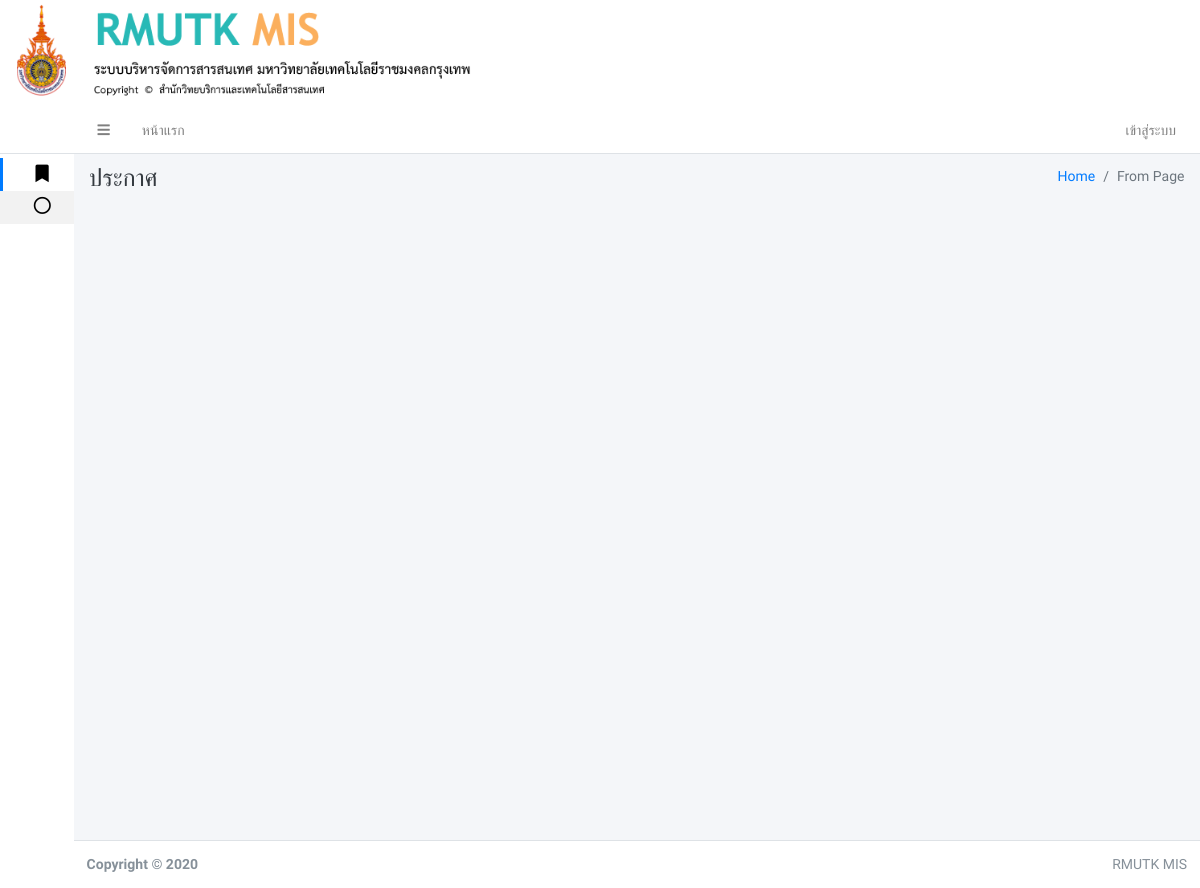
/, run on an earlier commit of the app's database.
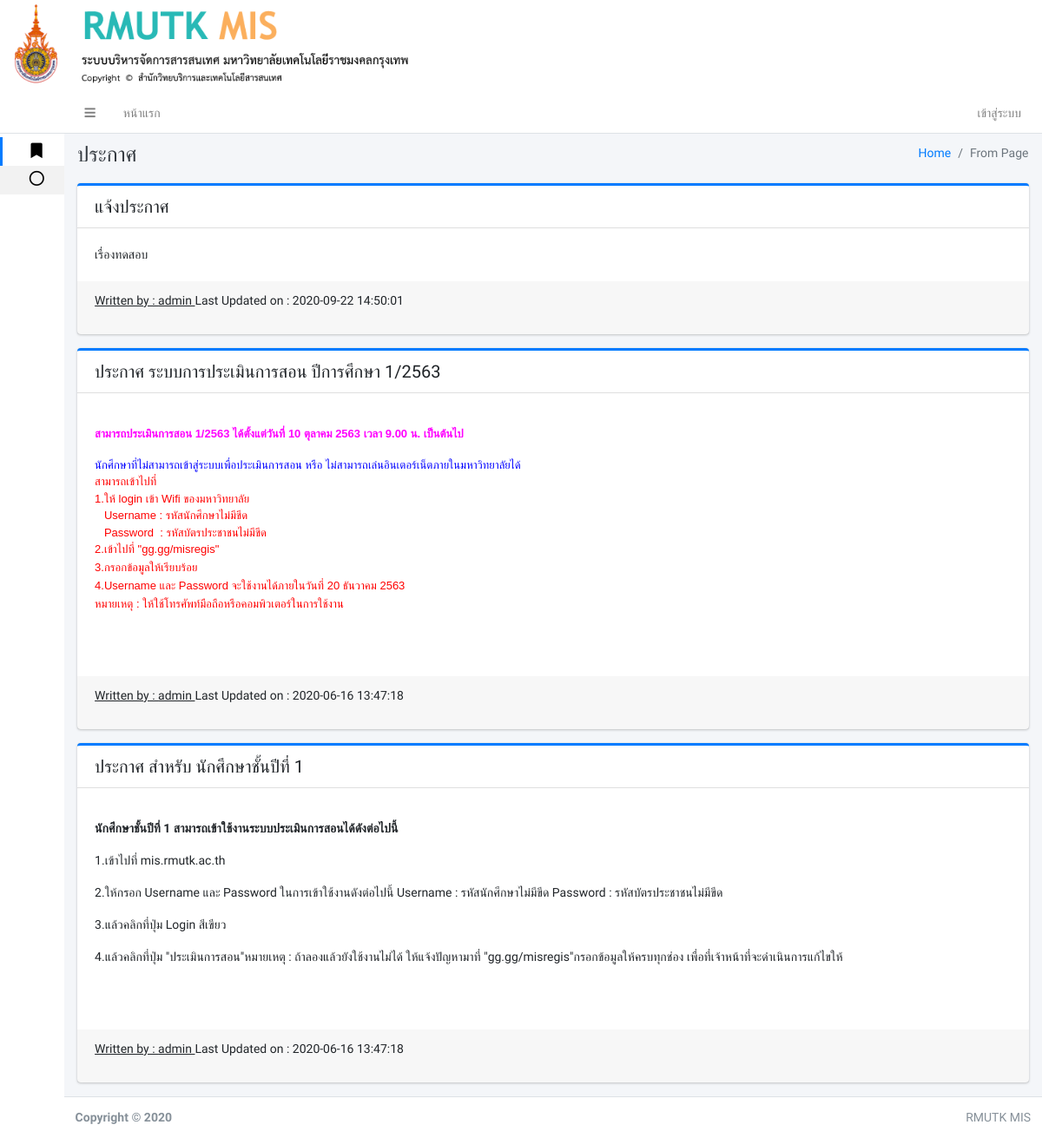
And on a later commit of the database.
### tables this page shows
CREATE TABLE `news` (
  `n_id` int(11) NOT NULL,
  `n_user_id` int(11) NOT NULL,
  `n_head` varchar(250) NOT NULL,
  `n_detail` varchar(2500) NOT NULL,
  `n_status` int(11) NOT NULL,
  `n_time` timestamp NOT NULL DEFAULT current_timestamp() ON UPDATE current_timestamp()
);

CREATE TABLE `user` (
  `user_id` int(11) NOT NULL,
  `first_name` varchar(150) NOT NULL,
  `last_name` varchar(150) NOT NULL,
  `username` varchar(150) NOT NULL,
  `password` varchar(150) NOT NULL,
  `user_tumn` varchar(250) NOT NULL,
  `user_kana_id` int(11) NOT NULL,
  `user_saka_id` int(11) NOT NULL,
  `user_head` int(11) NOT NULL,
  `user_status` int(11) NOT NULL,
  `user_data_id_card` varchar(255) NOT NULL,
  `sex` varchar(255) NOT NULL,
  `date_of_birth` varchar(255) NOT NULL,
  `nationality` varchar(255) NOT NULL,
  `house_number` varchar(255) NOT NULL,
  `moo` varchar(255) NOT NULL,
  `road` varchar(255) NOT NULL,
  `district` varchar(255) NOT NULL,
  `area` varchar(255) NOT NULL,
  `province` varchar(255) NOT NULL,
  `phone` varchar(255) NOT NULL,
  `post_code` varchar(255) NOT NULL,
  `faculty` varchar(255) NOT NULL,
  `department` varchar(255) NOT NULL,
  `branch` varchar(255) NOT NULL,
  `teaching_disciplines` varchar(255) NOT NULL,
  `personnel_type` varchar(255) NOT NULL,
  `sub_personnel_type` varchar(255) NOT NULL,
  `academic_position` varchar(255) NOT NULL,
  `administrative_position` varchar(255) NOT NULL,
  `name_of_position` varchar(255) NOT NULL,
  `civil_servant_level` varchar(255) NOT NULL,
  `date_of_employment` varchar(255) NOT NULL,
  `term_of_employment` varchar(255) NOT NULL,
  `employment_money` varchar(255) NOT NULL,
  `highest_graduate_level` varchar(255) NOT NULL,
  `course_name` varchar(255) NOT NULL,
  `graduate_disciplines` varchar(255) NOT NULL,
  `major_graduate_disciplines` varchar(255) NOT NULL,
  `graduate_institution_name` varchar(255) NOT NULL,
  `country_of_graduation` varchar(255) NOT NULL
);

### new.php (the view)
 <div class="content-header">
 	<div class="container-fluid">
 		<div class="row mb-2">
 			<div class="col-sm-6">
 				<h1 class="m-0 text-dark">ประกาศ</h1>
 			</div>
 			<div class="col-sm-6">
 				<ol class="breadcrumb float-sm-right">
 					<li class="breadcrumb-item"><a href="#">Home</a></li>
 					<li class="breadcrumb-item active">From Page</li>
 				</ol>
 			</div>
 		</div>
 	</div>
 </div>
 <div class="content">
  <div class="container-fluid">
    <div class="row">
      <div class="col-lg-12">
        <?php
        include 'conn.php';
        $sqlhnew=" SELECT * FROM news WHERE n_status = 0 order by n_id desc";
        $qryhnew = mysqli_query($conn,$sqlhnew);
        ?>
        <?php
        while ($rownew = $qryhnew->fetch_array()) {
          $sqlhuser =" SELECT * FROM user where user_id =".$rownew['n_user_id'];
          $qryhuser = mysqli_query($conn,$sqlhuser);
          $rowuser = mysqli_fetch_assoc($qryhuser);
          ?>
          <div class="card card-primary card-outline">
            <div class="card-header">
              <h5 class="m-0"><?php echo $rownew['n_head']; ?></h5>
            </div>
            <div class="card-body">
              <p class="card-text">
                <?php echo $rownew['n_detail']; ?>
              </p>
            </div>
            <div class="card-footer">
            <p> <?php echo "<u> Written by : ".$rowuser['first_name']." </u> Last Updated on : ".$rownew['n_time']; ?></p>
           </div>
         </div>
         <?php
       }
       ?>
     </div>
   </div>
 </div>
</div>

What changed in the data, as far as the page shows it:
added news: n_head "แจ้งประกาศ", n_detail "เรื่องทดสอบ", user.first_name "admin", n_time "2020-09-22 14:50:01"
added news: n_head "ประกาศ ระบบการประเมินการสอน ปีการศึกษา 1/2563", n_detail "สามารถประเมินการสอน 1/2563 ได้ตั้งแต่วันที่ 10 ตุลาคม 2563 เวลา 9.00 น. เป็นต้นไป นักศึกษาที่ไม่สามารถเข้าสู่ระบบเพื่อประเมินการสอน หรือ ไม่สามารถเล่นอินเตอร์เน็ตภายในมหาวิทยาลัยได้ สามารถเข้าไปที่ 1.ให้ login เข้า Wifi ของมหาวิทยาลัย Username : รหัสนักศึกษาไม่มีขีด Password : รหัสบัตรประชาชนไม่มีขีด 2.เข้าไปที่ \"gg.gg/misregis\" 3.กรอกข้อมูลให้เรียบร้อย 4.Username และ Password จะใช้งานได้ภายในวันที่ 20 ธันวาคม 2563 หมายเหตุ : ให้ใช้โทรศัพท์มือถือหรือคอมพิวเตอร์ในการใช้งาน", user.first_name "admin", n_time "2020-06-16 13:47:18"
added news: n_head "ประกาศ สำหรับ นักศึกษาชั้นปีที่ 1", n_detail "นักศึกษาชั้นปีที่ 1 สามารถเข้าใช้งานระบบประเมินการสอนได้ดังต่อไปนี้ 1.เข้าไปที่ mis.rmutk.ac.th 2.ให้กรอก Username และ Password ในการเข้าใช้งานดังต่อไปนี้ Username : รหัสนักศึกษาไม่มีขีด Password : รหัสบัตรประชาชนไม่มีขีด 3.แล้วคลิกที่ปุ่ม Login สีเขียว 4.แล้วคลิกที่ปุ่ม \"ประเมินการสอน\"หมายเหตุ : ถ้าลองแล้วยังใช้งานไม่ได้ ให้แจ้งปัญหามาที่ \"gg.gg/misregis\"กรอกข้อมูลให้ครบทุกช่อง เพื่อที่เจ้าหน้าที่จะดำเนินการแก้ไขให้", user.first_name "admin", n_time "2020-06-16 13:47:18"
